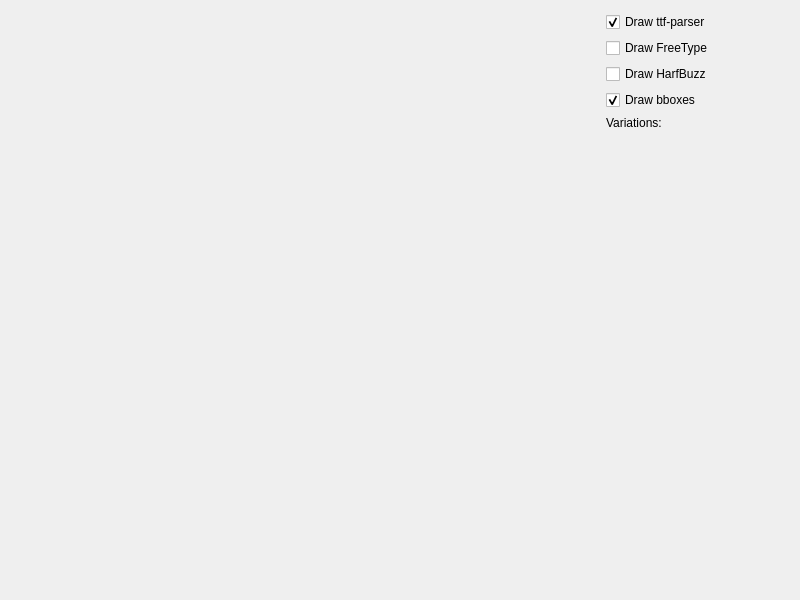
<?xml version="1.0" encoding="UTF-8"?>
<ui version="4.0">
 <class>MainWindow</class>
 <widget class="QMainWindow" name="MainWindow">
  <property name="geometry">
   <rect>
    <x>0</x>
    <y>0</y>
    <width>800</width>
    <height>600</height>
   </rect>
  </property>
  <property name="windowTitle">
   <string>FontView</string>
  </property>
  <widget class="QWidget" name="centralwidget">
   <layout class="QHBoxLayout" name="horizontalLayout">
    <property name="leftMargin">
     <number>3</number>
    </property>
    <property name="topMargin">
     <number>3</number>
    </property>
    <property name="rightMargin">
     <number>3</number>
    </property>
    <property name="bottomMargin">
     <number>3</number>
    </property>
    <item>
     <widget class="GlyphsView" name="glyphsView" native="true">
      <property name="sizePolicy">
       <sizepolicy hsizetype="Expanding" vsizetype="Preferred">
        <horstretch>0</horstretch>
        <verstretch>0</verstretch>
       </sizepolicy>
      </property>
     </widget>
    </item>
    <item>
     <widget class="QWidget" name="sidebar" native="true">
      <property name="sizePolicy">
       <sizepolicy hsizetype="Fixed" vsizetype="Preferred">
        <horstretch>0</horstretch>
        <verstretch>0</verstretch>
       </sizepolicy>
      </property>
      <property name="minimumSize">
       <size>
        <width>200</width>
        <height>0</height>
       </size>
      </property>
      <layout class="QVBoxLayout" name="verticalLayout">
       <item>
        <widget class="QCheckBox" name="chBoxDrawTtfParser">
         <property name="text">
          <string>Draw ttf-parser</string>
         </property>
         <property name="checked">
          <bool>true</bool>
         </property>
        </widget>
       </item>
       <item>
        <widget class="QCheckBox" name="chBoxDrawFreeType">
         <property name="text">
          <string>Draw FreeType</string>
         </property>
        </widget>
       </item>
       <item>
        <widget class="QCheckBox" name="chBoxDrawHarfBuzz">
         <property name="text">
          <string>Draw HarfBuzz</string>
         </property>
        </widget>
       </item>
       <item>
        <widget class="QCheckBox" name="chBoxDrawBboxes">
         <property name="text">
          <string>Draw bboxes</string>
         </property>
         <property name="checked">
          <bool>true</bool>
         </property>
        </widget>
       </item>
       <item>
        <widget class="QWidget" name="widgetVariations" native="true">
         <layout class="QVBoxLayout" name="verticalLayout_2">
          <property name="leftMargin">
           <number>0</number>
          </property>
          <property name="topMargin">
           <number>0</number>
          </property>
          <property name="rightMargin">
           <number>0</number>
          </property>
          <property name="bottomMargin">
           <number>0</number>
          </property>
          <item>
           <widget class="QLabel" name="label">
            <property name="text">
             <string>Variations:</string>
            </property>
           </widget>
          </item>
          <item>
           <layout class="QVBoxLayout" name="layVariations"/>
          </item>
         </layout>
        </widget>
       </item>
       <item>
        <spacer name="verticalSpacer">
         <property name="orientation">
          <enum>Qt::Vertical</enum>
         </property>
         <property name="sizeHint" stdset="0">
          <size>
           <width>20</width>
           <height>40</height>
          </size>
         </property>
        </spacer>
       </item>
      </layout>
     </widget>
    </item>
   </layout>
  </widget>
  <widget class="QMenuBar" name="menubar">
   <property name="geometry">
    <rect>
     <x>0</x>
     <y>0</y>
     <width>800</width>
     <height>32</height>
    </rect>
   </property>
  </widget>
 </widget>
 <customwidgets>
  <customwidget>
   <class>GlyphsView</class>
   <extends>QWidget</extends>
   <header>glyphsview.h</header>
   <container>1</container>
  </customwidget>
 </customwidgets>
 <resources/>
 <connections/>
</ui>
